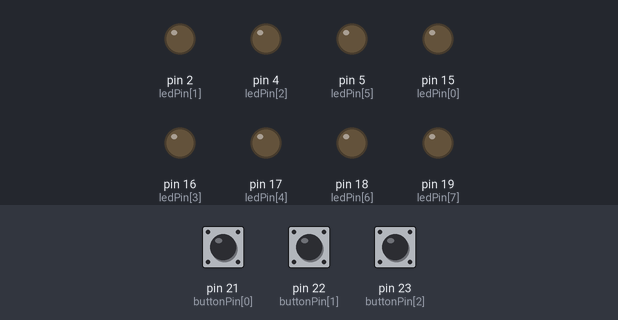
This sketch was run on a simulated Arduino Mega 2560, built with avr-gcc and run on an emulated ATmega2560. On the bench: output pins drawn as LEDs (lit = HIGH). The test bench sets the inputs (shaded band); at power-on: pin 21 (buttonPin[0]) HIGH, pin 22 (buttonPin[1]) HIGH, pin 23 (buttonPin[2]) HIGH.

Above: at 1.2 s.
1.3 s: pin 21 (buttonPin[0]) pulled LOW for 0.15 s
At 2.5 s:
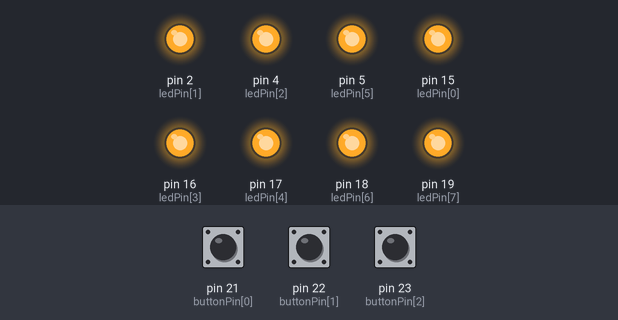
2.9 s: pin 21 (buttonPin[0]) pulled LOW for 1 s
At 4.5 s:
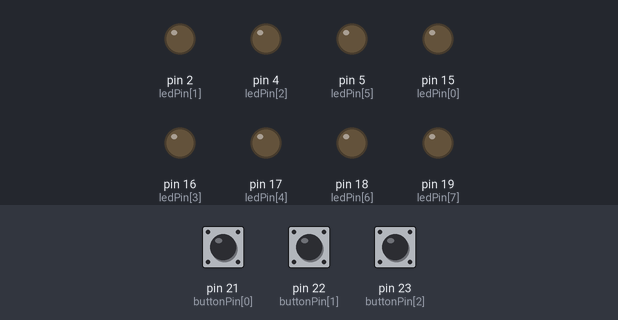
5.4 s: pin 22 (buttonPin[1]) pulled LOW for 0.15 s
At 5.9 s:
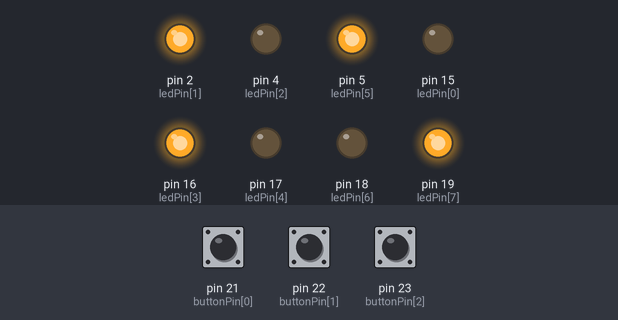
7.0 s: pin 22 (buttonPin[1]) pulled LOW for 1 s
At 8.8 s:
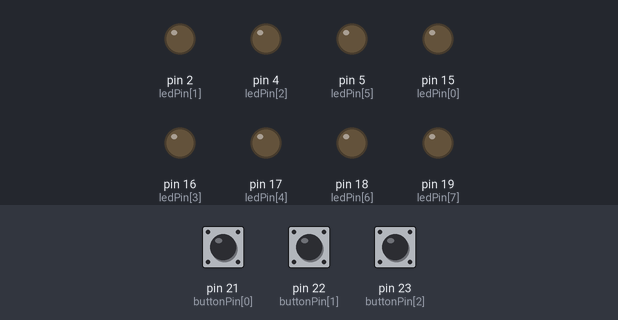
9.5 s: pin 23 (buttonPin[2]) pulled LOW for 0.15 s
At 10.2 s:
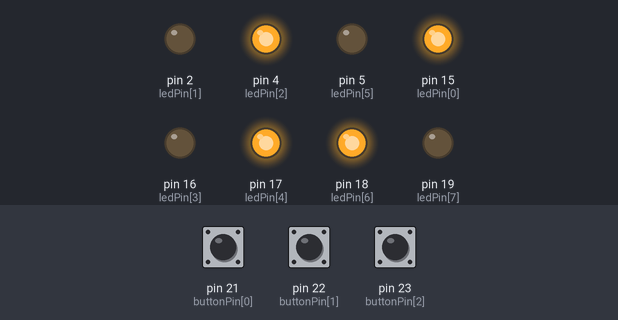
Timing chart, 0 to 12.1 s (numbered marks = the images above; inputs shaded):
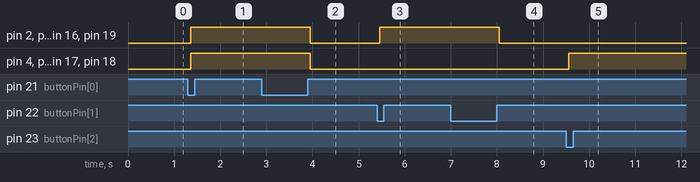

The sketch:

EP07.ino
```cpp
byte buttonPin[] = {21, 22, 23};
byte ledPin[] = {15, 2, 4, 16, 17, 5, 18, 19};

void setup()
{
    for (int i = 0; i < 3; i++)
    {
        pinMode(buttonPin[i], INPUT_PULLUP);
    }
    for (int i = 0; i < 8; i++)
    {
        pinMode(ledPin[i], OUTPUT);
    }
}

void loop()
{
    if (digitalRead(buttonPin[0]) == LOW)
    {
        delay(50);
        for (int i = 0; i < 8; i++)
        {
            digitalWrite(ledPin[i], HIGH);
        }
        while (true)
        {
            if (digitalRead(buttonPin[0]) == LOW)
            {
                delay(50);
                break;
            }
        }
    }
    else if (digitalRead(buttonPin[1]) == LOW)
    {
        delay(50);
        for (int i = 1; i < 8; i += 2)
        {
            digitalWrite(ledPin[i], HIGH);
        }
        while (true)
        {
            if (digitalRead(buttonPin[1]) == LOW)
            {
                delay(50);
                break;
            }
        }
    }
    else if (digitalRead(buttonPin[2]) == LOW)
    {
        delay(50);
        for (int i = 0; i < 8; i += 2)
        {
            digitalWrite(ledPin[i], HIGH);
        }
        while (true)
        {
            if (digitalRead(buttonPin[2]) == LOW)
            {
                delay(50);
                break;
            }
        }
    }
    else
    {
        for (int i = 0; i < 8; i++)
        {
            digitalWrite(ledPin[i], LOW);
        }
    }
    delay(10);
}
```

Measured:
- after the input at 1.3 s, pin 2 (ledPin[1]), pin 4 (ledPin[2]), pin 5 (ledPin[5]), pin 15 (ledPin[0]), pin 16 (ledPin[3]), pin 17 (ledPin[4]), pin 18 (ledPin[6]), pin 19 (ledPin[7]): LOW → HIGH after 0.06 s
- after the input at 2.9 s, pin 2 (ledPin[1]), pin 4 (ledPin[2]), pin 5 (ledPin[5]), pin 15 (ledPin[0]), pin 16 (ledPin[3]), pin 17 (ledPin[4]), pin 18 (ledPin[6]), pin 19 (ledPin[7]): HIGH → LOW after 1.1 s
- after the input at 5.4 s, pin 2 (ledPin[1]), pin 5 (ledPin[5]), pin 16 (ledPin[3]), pin 19 (ledPin[7]): LOW → HIGH after 0.06 s
- after the input at 7.0 s, pin 2 (ledPin[1]), pin 5 (ledPin[5]), pin 16 (ledPin[3]), pin 19 (ledPin[7]): HIGH → LOW after 1.1 s
- after the input at 9.5 s, pin 4 (ledPin[2]), pin 15 (ledPin[0]), pin 17 (ledPin[4]), pin 18 (ledPin[6]): LOW → HIGH after 0.06 s
